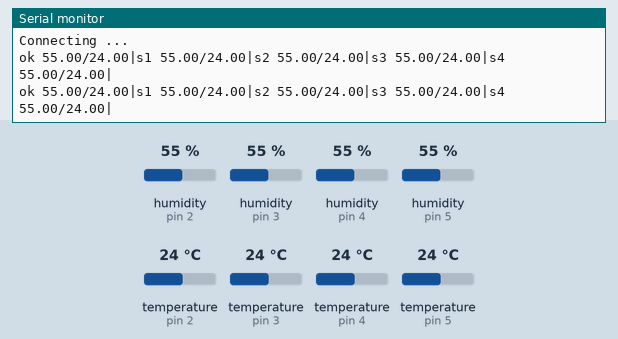
The sketch below on a simulated Arduino Uno, built with avr-gcc and run on an emulated ATmega328P. On the bench: the last lines printed to the serial monitor. The inputs (shaded band) are chosen by the test bench; at power-on: humidity (sensors on pin 2, pin 3, pin 4, pin 5) 55 %, temperature (sensors on pin 2, pin 3, pin 4, pin 5) 24 °C. WiFi joins after 1.5 s; servers stay silent unless stated; no MQTT or app messages arrive unless stated.

Above: at 10.9 s.
11.0 s: humidity (sensor on pin 2) set to 22 %
At 16.4 s:
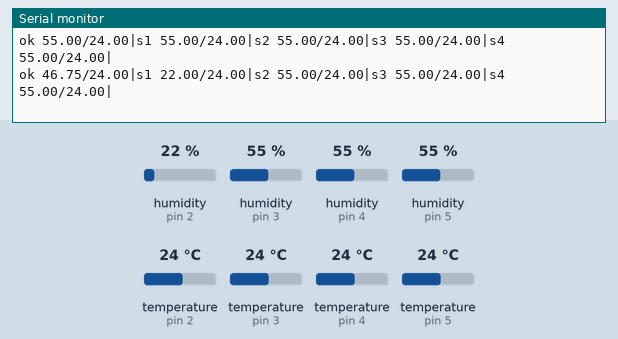
18.6 s: humidity (sensor on pin 3) set to 22 %
At 21.8 s:
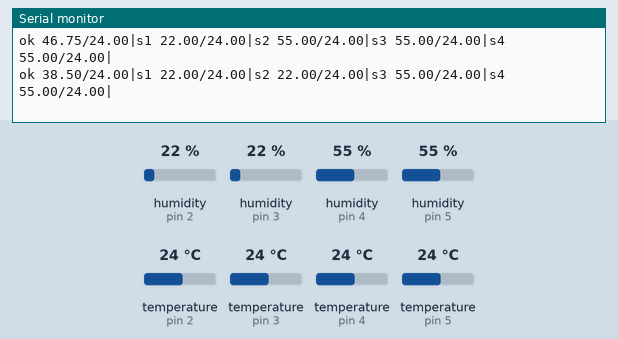
26.2 s: humidity (sensor on pin 4) set to 22 %
At 31.5 s:
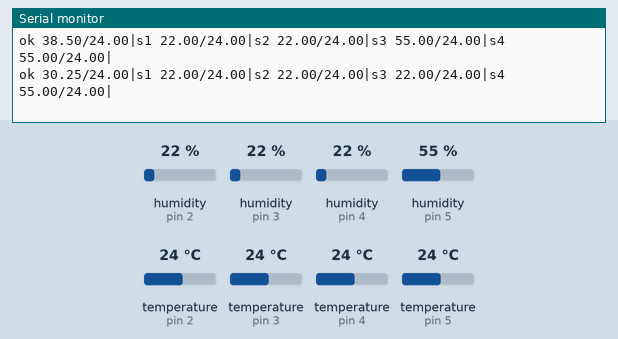
33.8 s: humidity (sensor on pin 5) set to 22 %
At 36.9 s:
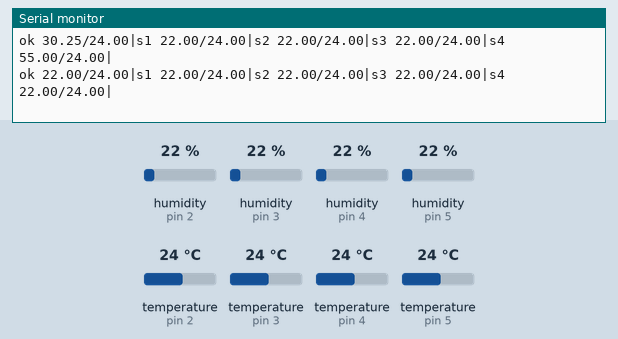
41.4 s: temperature (sensor on pin 2) set to 12 °C
At 46.6 s:
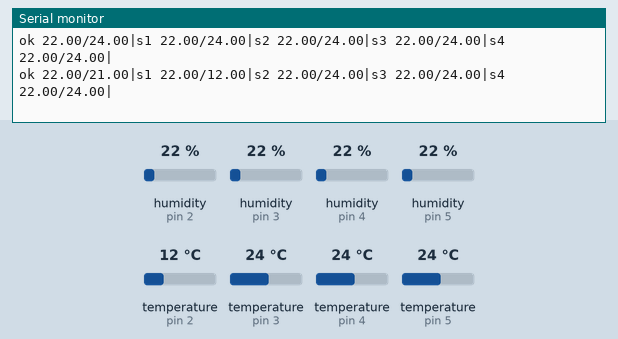
49.0 s: temperature (sensor on pin 3) set to 12 °C
At 52.1 s:
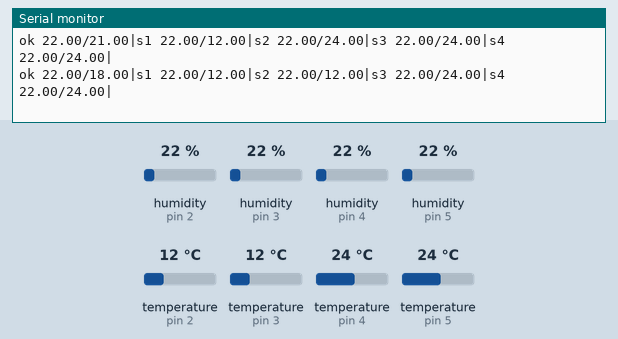
Timing chart, 0 to 53.6 s (numbered marks = the images above; inputs shaded):
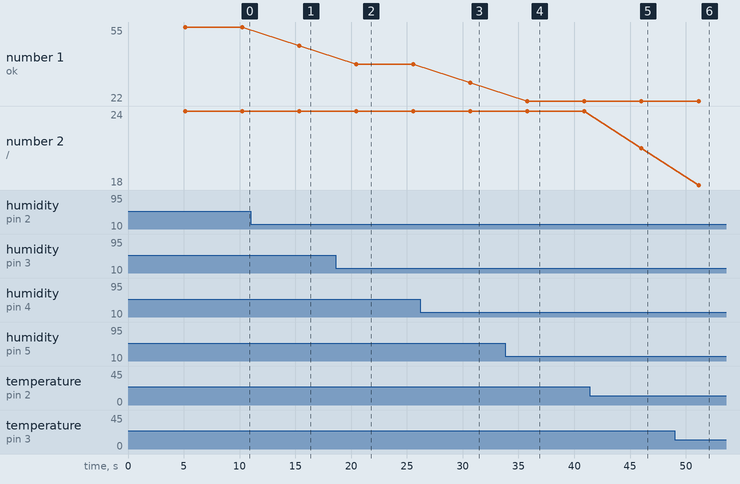

Measured:
- after the input at 11.0 s, the serial monitor: prints a new line after 4.4 s (image 1)
- after the input at 18.6 s, the serial monitor: prints a new line after 1.9 s (image 2)
- after the input at 26.2 s, the serial monitor: prints a new line after 4.5 s (image 3)
- after the input at 33.8 s, the serial monitor: prints a new line after 2.0 s (image 4)
- after the input at 41.4 s, the serial monitor: prints a new line after 4.6 s (image 5)
- after the input at 49.0 s, the serial monitor: prints a new line after 2.1 s (image 6)
- plotted number 1: 55 → 46.75 after the input at 11.0 s, 46.75 → 38.5 after the input at 18.6 s, 38.5 → 30.25 after the input at 26.2 s
- plotted number 2: 24 → 21 after the input at 41.4 s, 21 → 18 after the input at 49.0 s

The sketch:

clientEmi.ino
```cpp
/*
Cliente lector de sensores de CPD

*/


#include "DHT.h"
#include <SPI.h>
#include "Ethernet.h"
#include "PubSubClient.h"


byte mac[] = { 0xDE, 0xAD, 0xBE, 0xEF, 0xFE, 0xED};// in case you have the addresss printed on the ethernet shield, just use your own mac address.

// fill in an available IP address on your network here, as it is in your local network
// for manual configuration:
IPAddress ip(192, 168, 1, 11);


// fill in your Domain Name Server address here (usually the IP of your router):
//IPAddress myDNS(192, 168, 1, 20);
IPAddress myDNS(8,8,8,8);

// fill in your Domain Name Server address here(usually the IP of your router):
IPAddress gateway(192, 168, 1, 1);
IPAddress subnet(255,255,255,0);

// char server[] = "www.thingspeak.com";//Not really needed, I left it in case I use the original Thingspeak code.
//IPAddress server(184, 106, 153, 10);

//IPAddress mqtt_server(192, 168, 1, 10);
IPAddress mqtt_server(192, 168, 1,20);


EthernetClient ethClient;
PubSubClient client(ethClient);

#define DHTPIN1 2     // what digital pin we're connected to. Don't use the ones used by Ethernet shield e.g for UNO 10, 11, 12 and 13 or SPI
#define DHTPIN2 3
#define DHTPIN3 4
#define DHTPIN4 5
/* init number of sensors */
#define NSENSORS 4
/*arrays of temperature and humidity parameters from sensor */
float temperaturas[NSENSORS];
float humedades[NSENSORS];

// Uncomment whatever type you're using!
//#define DHTTYPE DHT11   // DHT 11
#define DHTTYPE DHT11   // DHT 22  (AM2302), AM2321
/*init sensors */
DHT dht1(DHTPIN1, DHTTYPE);
DHT dht2(DHTPIN2, DHTTYPE);
DHT dht3(DHTPIN3, DHTTYPE);
DHT dht4(DHTPIN4, DHTTYPE);

/*array of sensors for better process */
DHT dht[NSENSORS]={dht1,dht2,dht3,dht4};
// Topic con el que trabajamos
const char* topicName = "centro";

void setup()
{  /* init pin sensors */
    //mirar pinMode(13, OUTPUT); // just for a blink of the LED to make sure the  sketch has run ok.
  /*begin fixed IP and server MQTT*/
  Ethernet.begin(mac, ip,gateway,subnet);
  Serial.println("connecting...");
  client.setServer(mqtt_server, 1883);
  /*int de sensors array*/
  for (int i = 0; i < NSENSORS; i++)
  {
    dht[i].begin();
    humedades[i]=0;
    temperaturas[i]=0;
  }
  /*begin serial port*/
  Serial.begin(9600);
  Serial.println(F("Cliente Toma Datos!"));

}

void loop()
{
if (!client.connected()) {
    Serial.print("Connecting ...\n");
    client.connect("Arduino Client");
  }
  else {
  /* begin parameters */
          String datos="";
          float datosT=0;
          float datosH=0;
          String envio="";

               /* reading parameters into arrays  */
          int errores=0;
          for (int i = 0; i < NSENSORS; i++)
          {

              /*Read temperature and humidity from sensors and storage in array*/
                humedades[i] = dht[i].readHumidity();
          // Read temperature as Celsius
                temperaturas[i] = dht[i].readTemperature();
        /* if read is good process or error */
                if (isnan(humedades[i]) || isnan(temperaturas[i]))
                {
                    //Serial.println("Fallo en el sensor " +(String)i);
                    /*mark sensor error to send*/
                    datos=datos+"s"+(String)(i+1)+" "+"0/0|";
                    errores++;
                }else{

                    //Serial.println("h"+(String)(i+1)+" "+ (String)humedades[i])+"/");
                    //Serial.println("t"+(String)(i+1)+" "+(String)temperaturas[i]+"|");
                    /*almaceno datos para enviar*/
                    datosT=datosT+temperaturas[i];
                    datosH=datosH+humedades[i];
                    datos=datos+"s"+(String)(i+1)+" "+(String)humedades[i]+"/"+(String)temperaturas[i]+"|";
                }
           }
        /*String with the state of system+%+data of sensor
        Format """"   state averageH/averageT|Sensor/humidity|temperature|.............  """""
        */

           envio=comprobarEstado(errores)+" "+(String)(datosH/NSENSORS)+"/"+(String)(datosT/NSENSORS)+"|"+datos;
           Serial.println(envio);
           /*Convert String to char array to MQTT send */
           char charBuffer[envio.length()];

           //Serial.println("longitud"+(String)envio.length());
           envio.toCharArray(charBuffer,envio.length());
           /*send data to MQTT sever*/
           client.publish(topicName,charBuffer);

  }
  /*sleep time*/
  delay(5000);
}


/*functions*/
String comprobarEstado (int err){
  /*test state of errors in system*/
  String estado="ok";
  if( err>2)
  {
          /*estado de peligro*/
      estado="er";

    }else if (err==0)
    {
      /*dont change, all is ok*/
    }else{
    /*estado de peligro*/
      estado="pl";
    }
    return estado;
}
/**********************************************************************/
```
